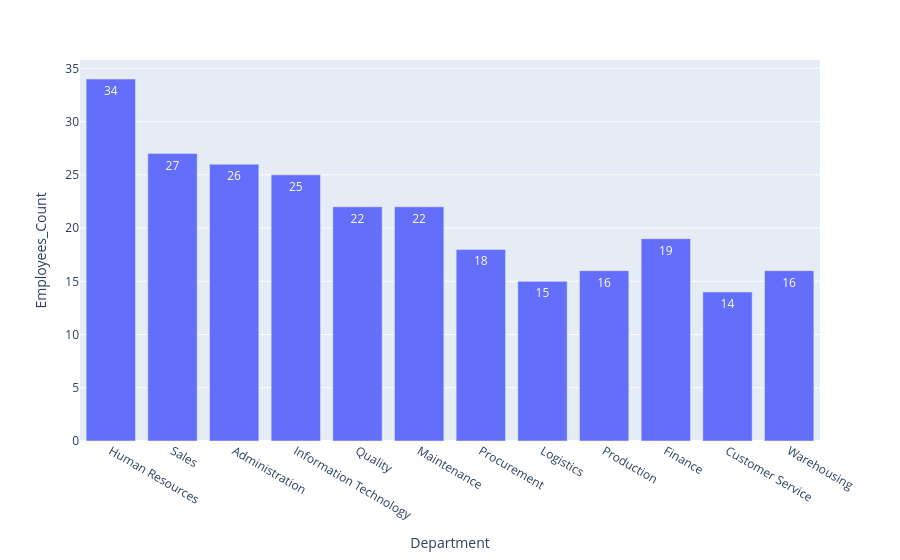

The cell this chart's notebook holds for it:
### Code cell
px.bar(data_frame= count_employees_per_dep , x='Department' , y='Employees_Count',text_auto=True)

### Figure 1 — Plotly figure (JSON) as saved in the notebook; plotly's stock layout.template omitted (floating-point values rounded to 4 significant figures)
{"data": [{"hovertemplate": "Department=%{x}<br>Employees_Count=%{y}<extra></extra>", "legendgroup": "", "marker": {"color": "#636efa", "pattern": {"shape": ""}}, "name": "", "orientation": "v", "showlegend": false, "textposition": "auto", "texttemplate": "%{y}", "type": "bar", "x": ["Human Resources", "Sales", "Administration", "Information Technology", "Quality", "Maintenance", "Procurement", "Logistics", "Production", "Finance", "Customer Service", "Warehousing"], "xaxis": "x", "y": [34, 27, 26, 25, 22, 22, 18, 15, 16, 19, 14, 16], "yaxis": "y"}], "layout": {"barmode": "relative", "legend": {"tracegroupgap": 0}, "margin": {"t": 60}, "xaxis": {"anchor": "y", "domain": [0, 1], "title": {"text": "Department"}}, "yaxis": {"anchor": "x", "domain": [0, 1], "title": {"text": "Employees_Count"}}}}
